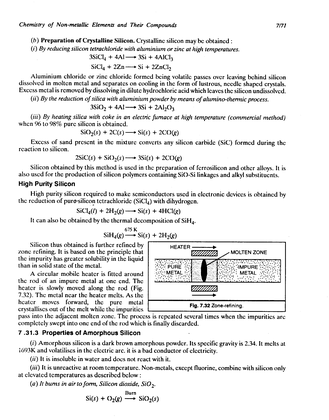
%> input picture ProjectCode/DEMO/10/image0010.bmp, 329 x 420 px, shrunk from 2128 x 2718 before the run, given in place of scan0012.bmp, which was not available
$ octave save_result.m   (GNU Octave 9; MATLAB toolbox functions it lacks are replaced by stand-ins)
%> lines starting %> are read from the running program, lines starting %| are printed output that depends on the picture; in (x1, y1, x2, y2) boxes, pixels count from 0 and x2, y2 are one past the last pixel; in counts of white or black regions, pixels touching at a corner belong together; the program's own positions count from 1; pictures that were not available may be replaced by others from this repository, and a replacement may not be noted
%> further down, im is the input picture: size 420x329 uint8; min 0, max 255, mean 233.3
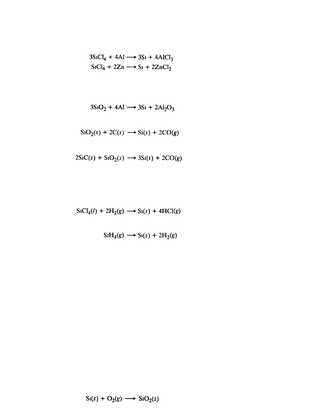
%> input picture ProjectCode/DEMO/10/de.bmp, 329 x 420 px, shrunk from 2128 x 2718 before the run
%> further down, finalEquation is the input picture: size 420x329 uint8; min 0, max 255, mean 253.2
### ProjectCode/segmentation_classification/boxing.m
% [14 lines of commented-out code are left out]
function boxing(bin,equ)

[r,c]=size(bin);
%> r = 420; c = 329
 org=ones(r,c,3);
 org(:,:,1)=bin;
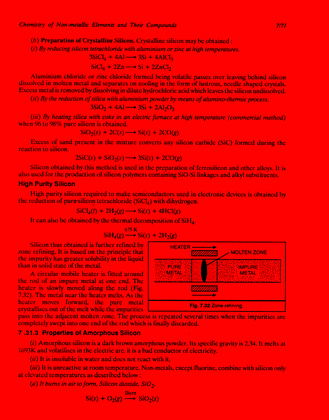
%> org: size 420x329x3 double; mean R, G, B 233.3, 1, 1
 org(:,:,2)=bin;
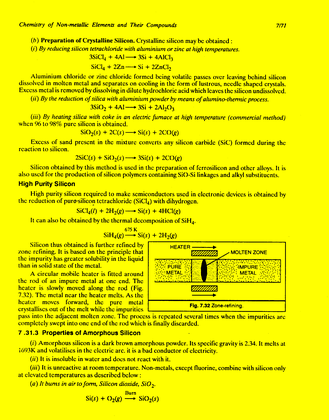
%> org: size 420x329x3 double; mean R, G, B 233.3, 233.3, 1
 org(:,:,3)=bin;
%figure,imshow(org);
%array=resultCheck(equ);
%equ=uint18(equ);
array=[1,1,1,1,1,1,1,1,1,1,1,1,1,1,1,1,1,1,1,1,1,1,1,1,1,1,1,1,1,1,1,1,1,1,1];
% [6 lines of commented-out code are left out]
[h_proj]=HProj(~equ);
[h]=HProj2image(h_proj,~equ);
figure,imshow(h);
se=strel('square',10);
h=imclose(h,se);
%figure,imshow(h),title('Horizontal Projection');
[line_t,line_b,lw,n]=getLineTB(h);
n
for i=1:n
    img=rot90(~equ(line_t(i):line_b(i),:));
    [h_proj]=HProj(img);
    [h]=HProj2image(h_proj,img);
    v=rot90(h,-1);
    %figure,imshow(v),title('Horizontal Projection');
        for c=1:size(v,2)
            if v(1,c)==1
                startCol=c
                break;
            end
        end
        for c=size(v,2):-1:1
            if v(1,c)==1
                endCol=c
                break;
            end
        end
    if array(i)==1
    org(line_t(i),startCol:endCol,1)=255;
    org(line_t(i),startCol:endCol,2)=0;
    org(line_t(i),startCol:endCol,3)=0;

    org(line_b(i),startCol:endCol,1)=255;
    org(line_b(i),startCol:endCol,2)=0;
    org(line_b(i),startCol:endCol,3)=0;

    org(line_t(i):line_b(i),startCol,1)=255;
    org(line_t(i):line_b(i),startCol,2)=0;
    org(line_t(i):line_b(i),startCol,3)=0;

    org(line_t(i):line_b(i),endCol,1)=255;
    org(line_t(i):line_b(i),endCol,2)=0;
    org(line_t(i):line_b(i),endCol,3)=0;
    else if array(i)==0

                org(line_t(i),startCol:endCol,1)=0;
                org(line_t(i),startCol:endCol,2)=255;
                org(line_t(i),startCol:endCol,3)=0;

                org(line_b(i),startCol:endCol,1)=0;
                org(line_b(i),startCol:endCol,2)=255;
                org(line_b(i),startCol:endCol,3)=0;

                org(line_t(i):line_b(i),startCol,1)=0;
                org(line_t(i):line_b(i),startCol,2)=255;
                org(line_t(i):line_b(i),startCol,3)=0;

                org(line_t(i):line_b(i),endCol,1)=0;
                org(line_t(i):line_b(i),endCol,2)=255;
                org(line_t(i):line_b(i),endCol,3)=0;

        else if array(i)==2
                 org(line_t(i),startCol:endCol,1)=0;
                org(line_t(i),startCol:endCol,2)=0;
                org(line_t(i),startCol:endCol,3)=255;

                org(line_b(i),startCol:endCol,1)=0;
                org(line_b(i),startCol:endCol,2)=0;
                org(line_b(i),startCol:endCol,3)=255;

                org(line_t(i):line_b(i),startCol,1)=0;
                org(line_t(i):line_b(i),startCol,2)=0;
                org(line_t(i):line_b(i),startCol,3)=255;

                org(line_t(i):line_b(i),endCol,1)=0;
                org(line_t(i):line_b(i),endCol,2)=0;
                org(line_t(i):line_b(i),endCol,3)=255;
            end

        end
     end
end

%close all;
%imtool(org);
%imwrite(org,'C:\Users\Anubhab Majumdar\Google Drive\SKM\FINAL_RESULT\chem (33)\boxed_scan(21).jpg');
imwrite(org,'F:\WORK\SKM\FINAL_RESULT\ncert (11)\boxed (11).jpg');
end

### ProjectCode/segmentation_classification/HProj.m
function [h_proj]=HProj(I)
%returns the horizontal projectionof image array I
[M,N]=size(I);
%> M = 420; N = 329
h_proj = zeros(1,M);
for i = 1:M
    for j = 1:N
        if(I(i,j) == 1)
            h_proj(i) = h_proj(i) + 1;
        end
    end
end
%> after the loop, h_proj = 420 values, max 1 at index 108, min 0 at index 1, mean 0.00952
end

### ProjectCode/segmentation_classification/HProj2image.m
function [h]=HProj2image(h_proj,I)
% [9 lines of commented-out code are left out]
[M,N]=size(I);
h = zeros(size(I));
for i = 1:M
    for j = 1:N
        if(h_proj(i) > 0)
            h(i,j) = 1;
            h_proj(i) = h_proj(i) -1;
        end
    end
end
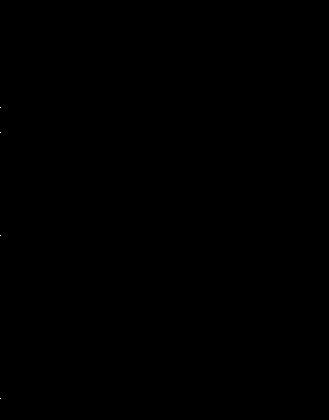
%> h: size 420x329 double; values 0 (black) and 1 (white), 0% white in thin lines or dots, all inside (x1, y1, x2, y2) = (0, 107, 1, 399)
%> after the loop, h_proj = 420 values from 0 to 0
% [11 lines of commented-out code are left out]

end

### ProjectCode/segmentation_classification/getLineTB.m
function [line_t,line_b,lw,n]=getLineTB(h)
% rerurns two arrays including row value of line top and bottom
% line_t : line top of each line
% line_b : line bottom of each line
% n = number of text lines.
CC = bwconncomp(h);
%> CC = 4 connected components
STATS = regionprops(CC,'BoundingBox');
%> STATS = 4 regions; box (x1, y1, x2, y2): (0, 107, 1, 108), (0, 132, 1, 133), (0, 235, 1, 236), (0, 398, 1, 399)
n = CC.NumObjects;
%> n = 4
lw=0;
line_t = zeros(1,n);
line_b = zeros(1,n);
for i = 1:n
    line_t(i)= ceil(STATS(i).BoundingBox(2));
    line_b(i)= line_t(i) + STATS(i).BoundingBox(4)-1;
end
%> this loop made 4 passes
%> after the loop, line_b = [108 133 236 399]; line_t = [108 133 236 399]
for i=1:n
     if(i > 1 && i < n)
         lw(i) = (line_t(i) - line_b(i-1));
    end
end
%> after the loop, lw = [0 25 103]


end

### ProjectCode/segmentation_classification/save_result.m
im=imread('F:\WORK\SKM\scanNCERT\scan0012.bmp');
finalEquation=imread('de.bmp');
folder_name = 'ncert (11)';
file=strcat(folder_name,'.bmp');
path = 'F:\WORK\SKM\FINAL_RESULT\';
%path = 'C:\Users\User\Google Drive\SKM\FINAL_RESULT\';
mkdir(path, folder_name);
path = strcat(path,folder_name,'\');
org_path = strcat(path,file);
%inline_path = strcat(path,'inline_',file);
equ_path = strcat(path,'equ_',file);
%seg_path = strcat(path,'segInline_',file);
imwrite(im,org_path);
%imwrite(~finalInline,inline_path);
%imwrite(~finalEquation,equ_path);
%imwrite(~segInline,seg_path);
boxing(im,finalEquation);
%> in boxing, `[line_t,line_b,lw,n]=getLineTB(h);`: line_t = [108 133 236 399]; lw = [0 25 103]; n = 4
%> the loop in boxing, `for i=1:n` made 4 passes
%> after the loop in boxing, `for i=1:n`: org: size 420x329x3 double; mean R, G, B 233.3, 233.3, 233.3
%> after the loop in boxing, `for i=1:n`: endCol = 135
%> in boxing, `imwrite(org,'F:\WORK\SKM\FINAL_RESULT\ncert (11)\boxed (11).jpg');`:
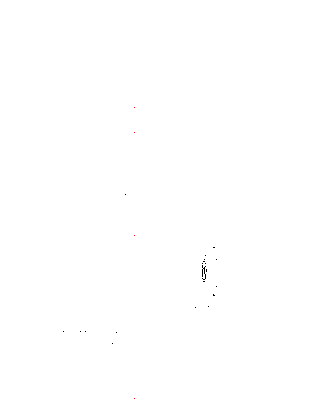
%> saved as boxed (11).jpg: size 420x329x3 uint8; mean R, G, B 254.9, 254.9, 254.9
%boxPath=strcat(path,'\','boxed_',file);
%imwrite(org,boxPath);
